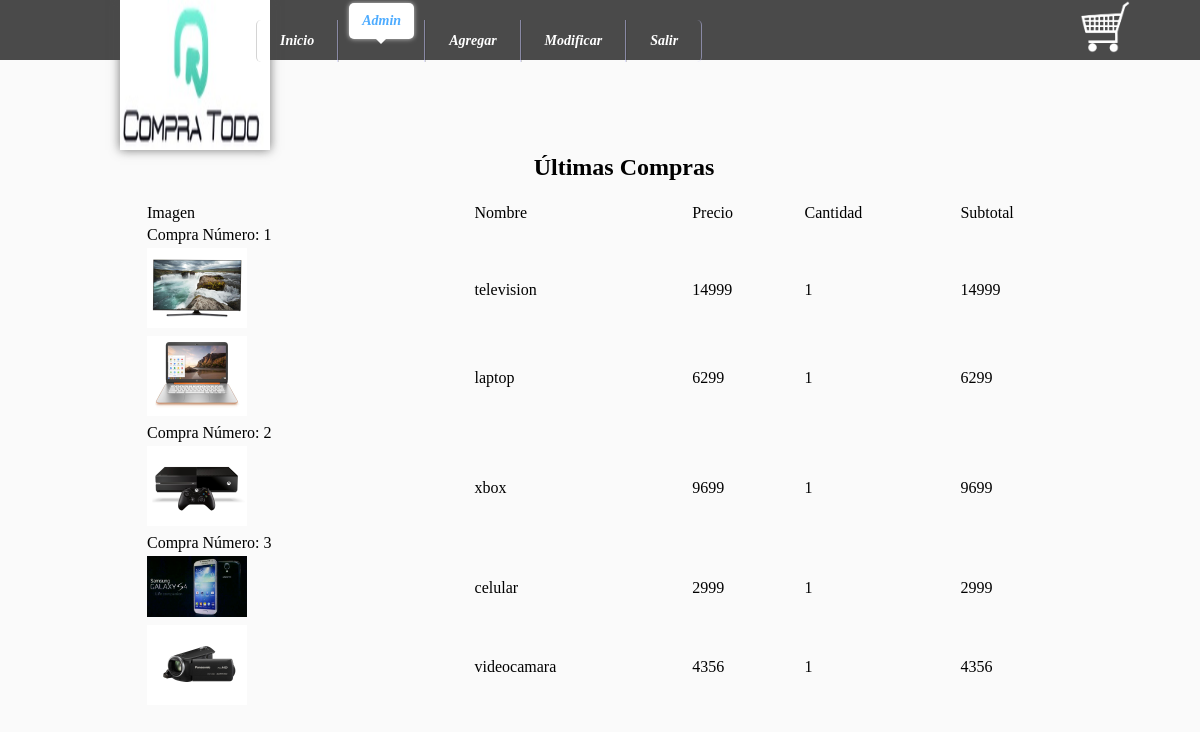
The page /admin.php (signed in) on the database its author committed.
### tables this page shows
CREATE TABLE `compras` (
  `Id` int(11) NOT NULL,
  `numeroventa` int(10) NOT NULL,
  `nombre` text NOT NULL,
  `imagen` text NOT NULL,
  `precio` text NOT NULL,
  `cantidad` text NOT NULL,
  `subtotal` text NOT NULL
);

### admin.php (the view, shortened to what this page needs)
<!DOCTYPE html>
<html lang="es">
<head>
	<link rel="stylesheet" type="text/css" href="./css/estilos.css">
</head>
<body>
	<header>
		<img src="./imagenes/logo.jpg" id="logo">
		<a href="./carritodecompras.php" title="ver carrito de compras">
			<img src="./imagenes/carrito.png">
		</a>
	</header>
	<section>
	<nav class="menu2">
	  <menu>
	    <li><a href="./">Inicio</a></li>
	    <li><a href="#" class="selected">Admin</a></li>
	    <li><a href="./admin/agregarproducto.php" >Agregar</a></li>
	    <li><a href="./admin/modificar.php" >Modificar</a></li>
	    <li><a href="./login/cerrar.php">Salir</a></li>
	  </menu>
	</nav>
	<center><h1>Últimas Compras</h1></center>
	<table border="0px" width="100%">
		<tr>
			<td>Imagen</td>
			<td>Nombre</td>
			<td>Precio</td>
			<td>Cantidad</td>
			<td>Subtotal</td>
		</tr>
		<?php
			$re=mysql_query("select * from compras");
			$numeroventa=0;
			while ($f=mysql_fetch_array($re)) {
					if($numeroventa	!=$f['numeroventa']){
						echo '<tr><td>Compra Número: '.$f['numeroventa'].' </td></tr>';
					}
					$numeroventa=$f['numeroventa'];
					echo '<tr>
						<td><img src="./productos/'.$f['imagen'].'" width="100px" heigth="100px" /></td>
						<td>'.$f['nombre'].'</td>
						<td>'.$f['precio'].'</td>
						<td>'.$f['cantidad'].'</td>
						<td>'.$f['subtotal'].'</td>
					</tr>';
			}
		?>
	</table>
	</section>
</body>
</html>

### css/estilos.css (style rules this page uses)
html { padding: 0px; margin: 0px; }
body { background-color: #fafafa; padding: 0px; margin: 0px; }
header { width: 100%; height: 60px; background-color: #4a4a4a; color:white; }
a { color: #4a4a4a; font-weight: bolder; font-size: 1.2rem; text-decoration: none; }
header a { width: 50px; left: 90%; display: inline-block; vertical-align: top; position: fixed; z-index: 2; background-color: #4a4a4a; }
header a img { width: 100%; }
section { width: 80%; min-height: 500px; padding: 2%; margin:0 auto; margin-left: 10%; margin-top: 50px; }
#logo { width: 150px; height: 150px; display: inline-block; vertical-align: top; position:absolute; z-index: 2; left: 10%; -webkit-box-shadow: 0px 0px 10px rgba(74, 74, 74, 0.75); -moz-box-shadow: 0px 0px 10px rgba(74, 74, 74, 0.75); box-shadow: 0px 0px 10px rgba(74, 74, 74, 0.75); }
nav { width : 65%; position: absolute; z-index: 3; left: 18%; top:.5%; }
menu:after , menu:before { display : block; content : ' '; }
menu:after { clear : both; }
li { list-style-type : none; float : left; cursor : pointer; padding : 3px 10px; }
li:first-child { border-radius : 5px 0 0 5px; }
li:last-child { border-radius : 0 5px 5px 0; }
li a { display : block; padding : 10px 13px; font-size : 26px; text-decoration : none; border-radius : 5px; position : relative; top : 0; color : #FFF; transition : all .4s; }
li a:after { display : block; content : ''; position : absolute; top : 100%; left : 42%; border-style : solid; border-color : transparent; border-width : 5px 5px 0 5px; transition : all .4s; }
.menu2 a { font-family : georgia; font-size : 14px; font-style : italic; text-transform : capitalize; }
.menu2 li { border-right : 1px solid rgba(200,200,255,0.5); border-left : 1px solid rgba(40,40,40,0.2); }
.selected { top : -20px; color : #4eacff; background-color: #fff; box-shadow : 0 0 5px 0 rgba(255, 255, 255, 0.7); transition : all .4s; }
.selected:after { border-color : white transparent transparent transparent; transition : all .4s; }

### rows shown on the page
compras: numeroventa "1", imagen (picture), nombre "television", precio "14999", cantidad "1", subtotal "14999"
compras: imagen (picture), nombre "laptop", precio "6299", cantidad "1", subtotal "6299"
compras: numeroventa "2", imagen (picture), nombre "xbox", precio "9699", cantidad "1", subtotal "9699"
compras: numeroventa "3", imagen (picture), nombre "celular", precio "2999", cantidad "1", subtotal "2999"
compras: imagen (picture), nombre "videocamara", precio "4356", cantidad "1", subtotal "4356"
